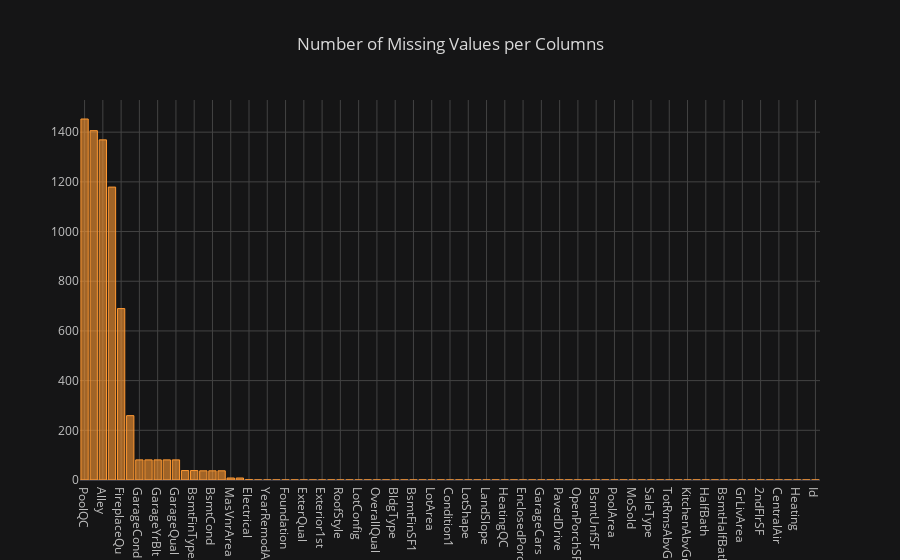

The notebook cell saved with this chart:
### Code cell
df.isna().sum().sort_values(ascending=False).iplot(kind='bar',title='Number of Missing Values per Columns')

### Figure 1 — Plotly figure (JSON) as saved in the notebook; plotly's stock layout.template omitted (floating-point values rounded to 4 significant figures)
{"data": [{"marker": {"color": "rgba(255, 153, 51, 0.6)", "line": {"color": "rgba(255, 153, 51, 1.0)", "width": 1}}, "name": "None", "orientation": "v", "text": "", "type": "bar", "uid": "89e4a4be-c50a-44b8-88c0-b3a07f69fad6", "x": ["PoolQC", "MiscFeature", "Alley", "Fence", "FireplaceQu", "LotFrontage", "GarageCond", "GarageType", "GarageYrBlt", "GarageFinish", "GarageQual", "BsmtExposure", "BsmtFinType2", "BsmtFinType1", "BsmtCond", "BsmtQual", "MasVnrArea", "MasVnrType", "Electrical", "Utilities", "YearRemodAdd", "MSSubClass", "Foundation", "ExterCond", "ExterQual", "Exterior2nd", "Exterior1st", "RoofMatl", "RoofStyle", "YearBuilt", "LotConfig", "OverallCond", "OverallQual", "HouseStyle", "BldgType", "Condition2", "BsmtFinSF1", "MSZoning", "LotArea", "Street", "Condition1", "Neighborhood", "LotShape", "LandContour", "LandSlope", "SalePrice", "HeatingQC", "BsmtFinSF2", "EnclosedPorch", "Fireplaces", "GarageCars", "GarageArea", "PavedDrive", "WoodDeckSF", "OpenPorchSF", "3SsnPorch", "BsmtUnfSF", "ScreenPorch", "PoolArea", "MiscVal", "MoSold", "YrSold", "SaleType", "Functional", "TotRmsAbvGrd", "KitchenQual", "KitchenAbvGr", "BedroomAbvGr", "HalfBath", "FullBath", "BsmtHalfBath", "BsmtFullBath", "GrLivArea", "LowQualFinSF", "2ndFlrSF", "1stFlrSF", "CentralAir", "SaleCondition", "Heating", "TotalBsmtSF", "Id"], "y": [1453, 1406, 1369, 1179, 690, 259, 81, 81, 81, 81, 81, 38, 38, 37, 37, 37, 8, 8, 1, 0, 0, 0, 0, 0, 0, 0, 0, 0, 0, 0, 0, 0, 0, 0, 0, 0, 0, 0, 0, 0, 0, 0, 0, 0, 0, 0, 0, 0, 0, 0, 0, 0, 0, 0, 0, 0, 0, 0, 0, 0, 0, 0, 0, 0, 0, 0, 0, 0, 0, 0, 0, 0, 0, 0, 0, 0, 0, 0, 0, 0, 0]}], "layout": {"autosize": true, "legend": {"bgcolor": "#151516", "font": {"color": "#D9D9D9"}}, "paper_bgcolor": "#151516", "plot_bgcolor": "#151516", "title": {"font": {"color": "#D9D9D9"}, "text": "Number of Missing Values per Columns"}, "xaxis": {"autorange": true, "gridcolor": "#434343", "range": [-0.5, 80.5], "showgrid": true, "tickfont": {"color": "#C2C2C2"}, "title": {"font": {"color": "#D9D9D9"}, "text": ""}, "type": "category", "zerolinecolor": "#666570"}, "yaxis": {"autorange": true, "gridcolor": "#434343", "range": [0, 1529.0], "showgrid": true, "tickfont": {"color": "#C2C2C2"}, "title": {"font": {"color": "#D9D9D9"}, "text": ""}, "type": "linear", "zerolinecolor": "#666570"}}}
